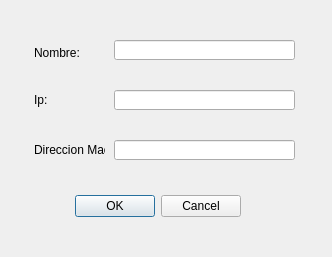
<?xml version="1.0" encoding="UTF-8"?>
<ui version="4.0">
 <class>AgregarDialog</class>
 <widget class="QDialog" name="AgregarDialog">
  <property name="geometry">
   <rect>
    <x>0</x>
    <y>0</y>
    <width>332</width>
    <height>257</height>
   </rect>
  </property>
  <property name="windowTitle">
   <string>Agregar Xaman</string>
  </property>
  <widget class="QDialogButtonBox" name="buttonBox">
   <property name="geometry">
    <rect>
     <x>70</x>
     <y>190</y>
     <width>171</width>
     <height>32</height>
    </rect>
   </property>
   <property name="orientation">
    <enum>Qt::Horizontal</enum>
   </property>
   <property name="standardButtons">
    <set>QDialogButtonBox::Cancel|QDialogButtonBox::Ok</set>
   </property>
  </widget>
  <widget class="QLineEdit" name="InputNombre">
   <property name="geometry">
    <rect>
     <x>114</x>
     <y>40</y>
     <width>181</width>
     <height>20</height>
    </rect>
   </property>
  </widget>
  <widget class="QLineEdit" name="InputIp">
   <property name="geometry">
    <rect>
     <x>114</x>
     <y>90</y>
     <width>181</width>
     <height>20</height>
    </rect>
   </property>
  </widget>
  <widget class="QLineEdit" name="InputMac">
   <property name="geometry">
    <rect>
     <x>114</x>
     <y>140</y>
     <width>181</width>
     <height>20</height>
    </rect>
   </property>
  </widget>
  <widget class="QLabel" name="label">
   <property name="geometry">
    <rect>
     <x>34</x>
     <y>43</y>
     <width>47</width>
     <height>20</height>
    </rect>
   </property>
   <property name="text">
    <string>Nombre:</string>
   </property>
  </widget>
  <widget class="QLabel" name="label_2">
   <property name="geometry">
    <rect>
     <x>34</x>
     <y>90</y>
     <width>47</width>
     <height>20</height>
    </rect>
   </property>
   <property name="text">
    <string>Ip:</string>
   </property>
  </widget>
  <widget class="QLabel" name="label_3">
   <property name="geometry">
    <rect>
     <x>34</x>
     <y>140</y>
     <width>71</width>
     <height>20</height>
    </rect>
   </property>
   <property name="text">
    <string>Direccion Mac:</string>
   </property>
  </widget>
 </widget>
 <resources/>
 <connections>
  <connection>
   <sender>buttonBox</sender>
   <signal>accepted()</signal>
   <receiver>AgregarDialog</receiver>
   <slot>accept()</slot>
   <hints>
    <hint type="sourcelabel">
     <x>248</x>
     <y>254</y>
    </hint>
    <hint type="destinationlabel">
     <x>157</x>
     <y>274</y>
    </hint>
   </hints>
  </connection>
  <connection>
   <sender>buttonBox</sender>
   <signal>rejected()</signal>
   <receiver>AgregarDialog</receiver>
   <slot>reject()</slot>
   <hints>
    <hint type="sourcelabel">
     <x>316</x>
     <y>260</y>
    </hint>
    <hint type="destinationlabel">
     <x>286</x>
     <y>274</y>
    </hint>
   </hints>
  </connection>
 </connections>
</ui>
